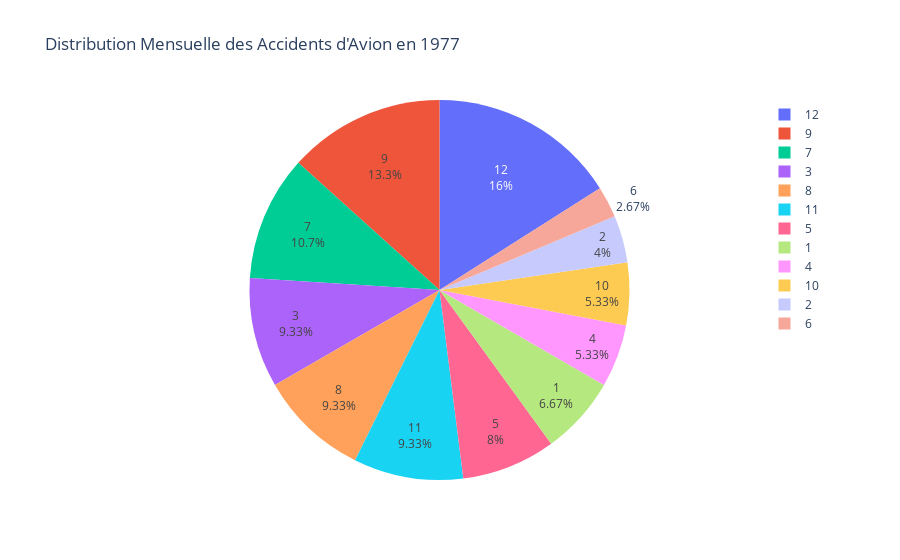

This figure's notebook cell:
### Markdown cell above
### plot 5 Calculer la distribution mensuelle des accidents

### Code cell
import plotly.express as px

# Filtrer le DataFrame pour l'année 1977
df_1977 = df_cleaned[df_cleaned['Year'] == 1977]

# Calculer la distribution mensuelle des accidents en 1977
distribution_mensuelle_1977 = df_1977['Month'].value_counts()

# Créer un diagramme circulaire interactif avec plotly.express
fig = px.pie(distribution_mensuelle_1977, values=distribution_mensuelle_1977.values, names=distribution_mensuelle_1977.index,
             title='Distribution Mensuelle des Accidents d\'Avion en 1977')

# Ajouter les pourcentages en tant que texte sur les secteurs
fig.update_traces(textinfo='percent+label')

# Afficher le diagramme circulaire interactif
fig.show()

### Figure 1 — Plotly figure (JSON) as saved in the notebook; plotly's stock layout.template omitted (floating-point values rounded to 4 significant figures)
{"data": [{"domain": {"x": [0, 1], "y": [0, 1]}, "hovertemplate": "Month=%{label}<br>value=%{value}<extra></extra>", "labels": [12, 9, 7, 3, 8, 11, 5, 1, 4, 10, 2, 6], "legendgroup": "", "name": "", "showlegend": true, "textinfo": "percent+label", "type": "pie", "values": [12, 10, 8, 7, 7, 7, 6, 5, 4, 4, 3, 2]}], "layout": {"autosize": true, "legend": {"tracegroupgap": 0}, "title": {"text": "Distribution Mensuelle des Accidents d'Avion en 1977"}}}
